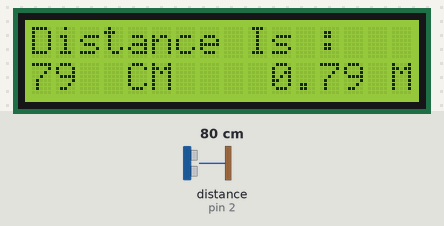
Recording of a sketch running on a simulated Arduino Uno, built with avr-gcc and run on an emulated ATmega328P. Parts: 16×2 character LCD. Wiring (inferred from the names in the program): ultrasonic range finder: trigger pin 3; echo pin 2. The inputs (shaded band) are chosen by the test bench; at power-on: distance to the obstacle (sensor on pin 2) 80 cm. The echo pulse lasts 58.3 µs per cm.

Above: at 1.2 s.
1.3 s: distance to the obstacle (sensor on pin 2) set to 2 cm
At 1.7 s:
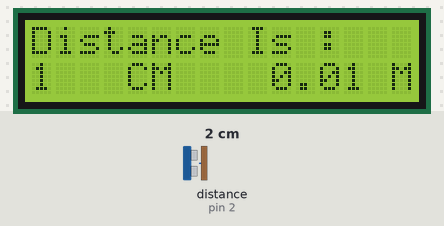
4.6 s: distance to the obstacle (sensor on pin 2) set to 4 cm
At 5.6 s:
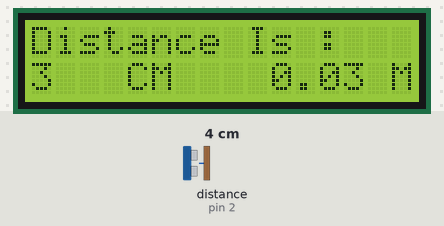
6.6 s: distance to the obstacle (sensor on pin 2) set to 9 cm
At 7.4 s:
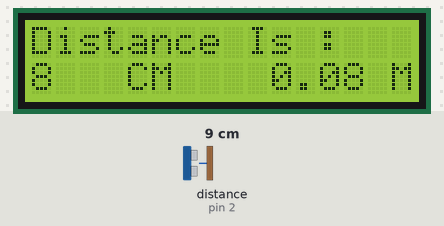
Timing chart, 0 to 9.6 s (numbered marks = the images above; inputs shaded):
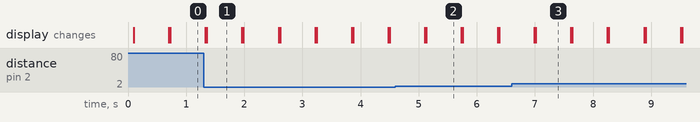

The sketch:

Code.ino
```cpp
#include <Wire.h>
#include <LiquidCrystal_I2C.h>

LiquidCrystal_I2C lcd(0x27,16,2);

#define trigPin 3
#define echoPin 2


void setup()
{
  lcd.init();
  lcd.backlight();
  pinMode(trigPin, OUTPUT);
  pinMode(echoPin, INPUT);
}

void loop()
{
  long duration, distance;
  float met;
  digitalWrite(trigPin, LOW);
  delayMicroseconds(2);
  digitalWrite(trigPin, HIGH);
  delayMicroseconds(10);
  digitalWrite(trigPin, LOW);
  duration = pulseIn(echoPin, HIGH);
  distance = (duration / 2) / 29.1;
  met = distance/100.00;
  lcd.setCursor(0,0);
  lcd.print("Distance Is : ");
  lcd.setCursor(0,1);
  lcd.print(distance);
  lcd.setCursor(4,1);
  lcd.print("CM");
  lcd.setCursor(10,1);
  lcd.print(met);
  lcd.setCursor(15,1);
  lcd.print("M");
  delay(600);
  lcd.clear();
}
```

Measured:
- after the input at 1.3 s, the display: first differs from a run without the input after 0.06 s (image 1)
- after the input at 4.6 s, the display: first differs from a run without the input after 0.53 s (image 2)
- after the input at 6.6 s, the display: first differs from a run without the input after 0.42 s (image 3)
- what the display in image 1 shows lasts 0.6 s, from 1.4 s to 2.0 s
